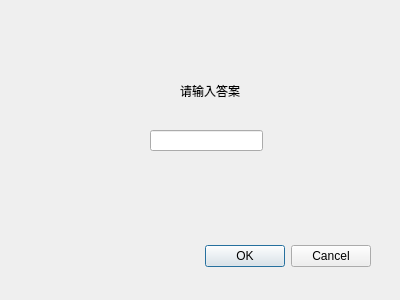
<?xml version="1.0" encoding="UTF-8"?>
<ui version="4.0">
 <class>EnterAnswer</class>
 <widget class="QDialog" name="EnterAnswer">
  <property name="geometry">
   <rect>
    <x>0</x>
    <y>0</y>
    <width>400</width>
    <height>300</height>
   </rect>
  </property>
  <property name="windowTitle">
   <string>Dialog</string>
  </property>
  <widget class="QDialogButtonBox" name="buttonBox">
   <property name="geometry">
    <rect>
     <x>30</x>
     <y>240</y>
     <width>341</width>
     <height>32</height>
    </rect>
   </property>
   <property name="orientation">
    <enum>Qt::Horizontal</enum>
   </property>
   <property name="standardButtons">
    <set>QDialogButtonBox::Cancel|QDialogButtonBox::Ok</set>
   </property>
  </widget>
  <widget class="QLabel" name="label">
   <property name="geometry">
    <rect>
     <x>180</x>
     <y>70</y>
     <width>81</width>
     <height>41</height>
    </rect>
   </property>
   <property name="text">
    <string>请输入答案</string>
   </property>
  </widget>
  <widget class="QLineEdit" name="lineEdit">
   <property name="geometry">
    <rect>
     <x>150</x>
     <y>130</y>
     <width>113</width>
     <height>21</height>
    </rect>
   </property>
  </widget>
 </widget>
 <resources/>
 <connections>
  <connection>
   <sender>buttonBox</sender>
   <signal>accepted()</signal>
   <receiver>EnterAnswer</receiver>
   <slot>accept()</slot>
   <hints>
    <hint type="sourcelabel">
     <x>248</x>
     <y>254</y>
    </hint>
    <hint type="destinationlabel">
     <x>157</x>
     <y>274</y>
    </hint>
   </hints>
  </connection>
  <connection>
   <sender>buttonBox</sender>
   <signal>rejected()</signal>
   <receiver>EnterAnswer</receiver>
   <slot>reject()</slot>
   <hints>
    <hint type="sourcelabel">
     <x>316</x>
     <y>260</y>
    </hint>
    <hint type="destinationlabel">
     <x>286</x>
     <y>274</y>
    </hint>
   </hints>
  </connection>
 </connections>
</ui>
